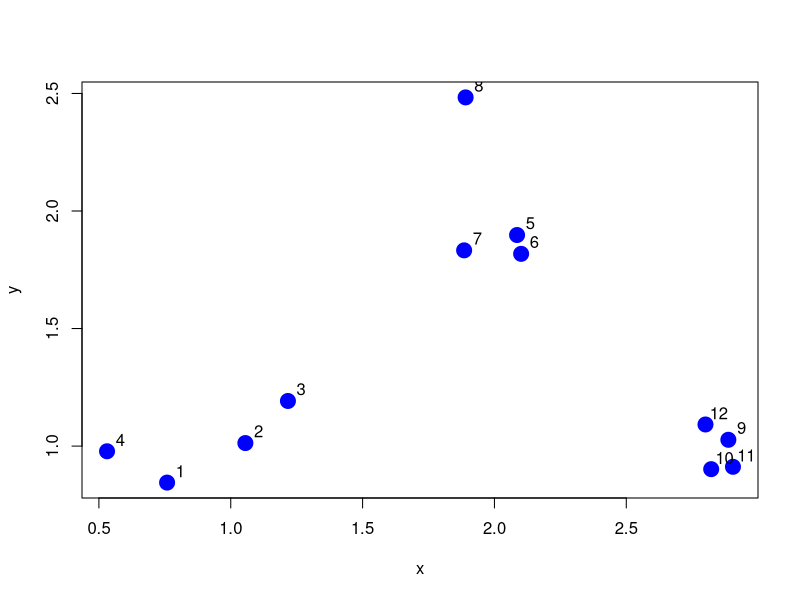
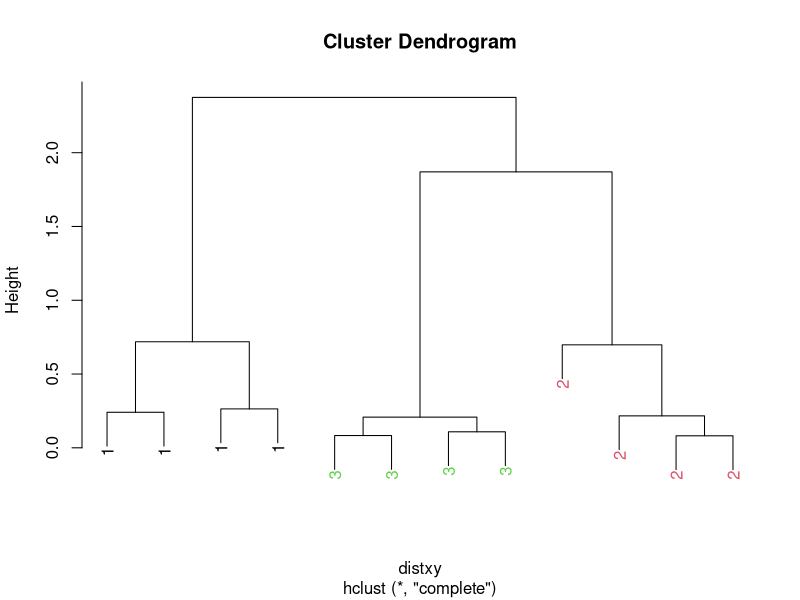
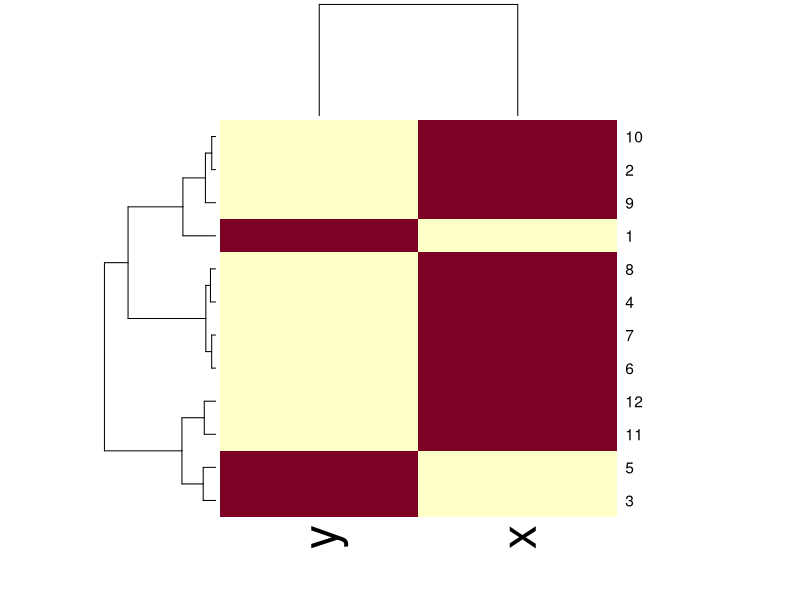
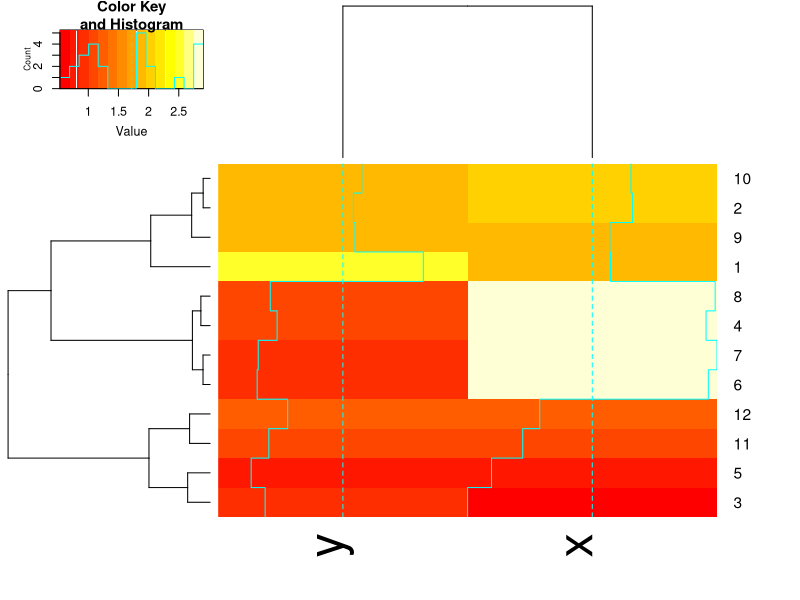
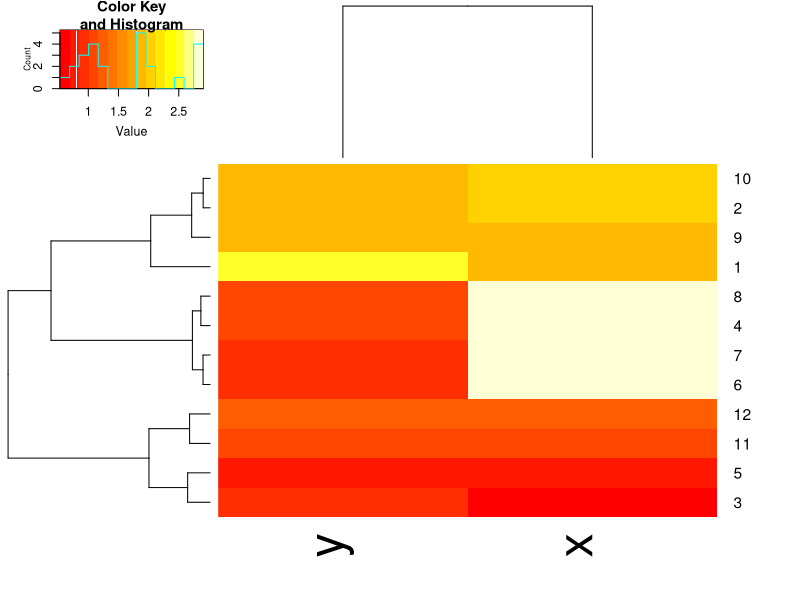
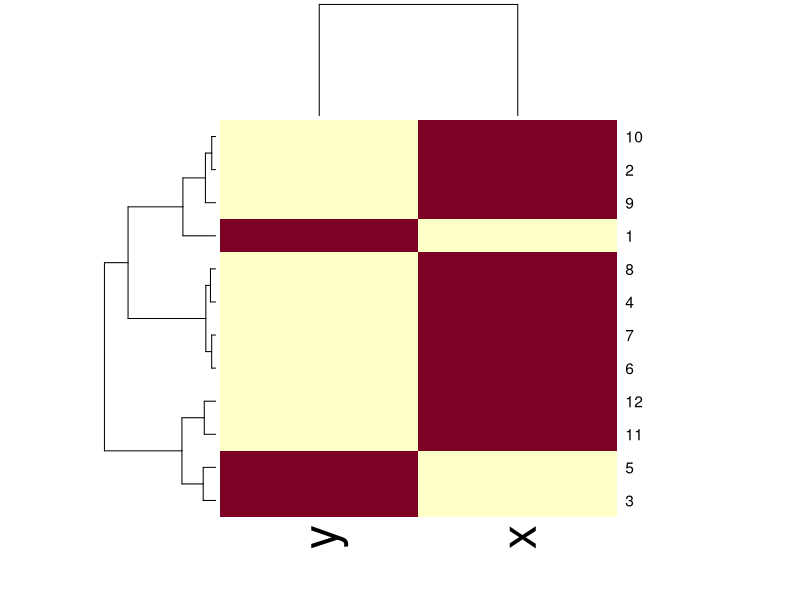

The R source for these figures, in order:
# Hierarchical Clustering (part 2)

# The myplclust function
myplclust <- function( hclust, lab=hclust$labels, lab.col=rep(1,length(hclust$labels)), hang=0.1,...){
        y <- rep(hclust$height,2)
        x <- as.numeric(hclust$merge)
        y <- y[which(x<0)]
        x <- x[which(x<0)]
        x <- abs(x)
        y <- y[order(x)]
        x <- x[order(x)]
        plot( hclust, labels=FALSE, hang=hang, ... )
        text( x=x, y=y[hclust$order]-(max(hclust$height)*hang), labels=lab[hclust$order], col=lab.col[hclust$order], srt=90, adj=c(1,0.5), xpd=NA, ... )}

# Pretty dendograms
set.seed(1234)
x <- rnorm(12, mean = rep(1:3, each = 4), sd = 0.2)        
y <- rnorm(12, mean = rep(c(1, 2, 1), each = 4), sd = 0.2)
plot(x, y, col = "blue", pch = 19, cex = 2)
text(x + 0.05, y + 0.05, labels = as.character(1:12))

dataFrame <- data.frame(x = x, y = y)
distxy <- dist(dataFrame)
hClustering <- hclust(distxy) # Perform hierarchical clustering
myplclust(hClustering, lab = rep(1:3, each = 4), lab.col = rep(1:3, each = 4))

# heatmap()
dataFrame <- data.frame(x = x, y = y)
set.seed(143)
dataMatrix <- as.matrix(dataFrame)[sample(1:12), ]
dataFrame
dataMatrix
heatmap(dataMatrix) # heatmap runs hierarchical clustering on rows and columns of the table, reorders columns and the rows according to hierarchical clustering algorithm
library(gplots)
heatmap.2(dataMatrix)
heatmap.2(dataMatrix, trace = "none")
heatmap(dataMatrix)
